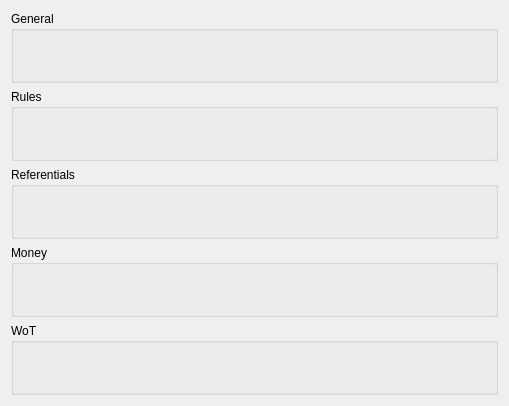
<?xml version="1.0" encoding="UTF-8"?>
<ui version="4.0">
 <class>Form</class>
 <widget class="QWidget" name="Form">
  <property name="geometry">
   <rect>
    <x>0</x>
    <y>0</y>
    <width>509</width>
    <height>406</height>
   </rect>
  </property>
  <property name="windowTitle">
   <string>Form</string>
  </property>
  <layout class="QVBoxLayout" name="verticalLayout">
   <item>
    <widget class="QGroupBox" name="group_general">
     <property name="styleSheet">
      <string notr="true"/>
     </property>
     <property name="title">
      <string>General</string>
     </property>
     <property name="flat">
      <bool>false</bool>
     </property>
     <layout class="QVBoxLayout" name="verticalLayout_2">
      <item>
       <widget class="QLabel" name="label_general">
        <property name="text">
         <string/>
        </property>
        <property name="scaledContents">
         <bool>false</bool>
        </property>
        <property name="alignment">
         <set>Qt::AlignLeading|Qt::AlignLeft|Qt::AlignTop</set>
        </property>
       </widget>
      </item>
     </layout>
    </widget>
   </item>
   <item>
    <widget class="QGroupBox" name="group_rules">
     <property name="title">
      <string>Rules</string>
     </property>
     <layout class="QVBoxLayout" name="verticalLayout_6">
      <item>
       <widget class="QLabel" name="label_rules">
        <property name="text">
         <string/>
        </property>
        <property name="alignment">
         <set>Qt::AlignLeading|Qt::AlignLeft|Qt::AlignTop</set>
        </property>
       </widget>
      </item>
     </layout>
    </widget>
   </item>
   <item>
    <widget class="QGroupBox" name="group_referentials">
     <property name="title">
      <string>Referentials</string>
     </property>
     <layout class="QGridLayout" name="gridLayout_2">
      <item row="0" column="0">
       <widget class="QLabel" name="label_referentials">
        <property name="text">
         <string/>
        </property>
       </widget>
      </item>
     </layout>
    </widget>
   </item>
   <item>
    <widget class="QGroupBox" name="group_money">
     <property name="title">
      <string>Money</string>
     </property>
     <layout class="QVBoxLayout" name="verticalLayout_3">
      <item>
       <widget class="QLabel" name="label_money">
        <property name="text">
         <string/>
        </property>
        <property name="alignment">
         <set>Qt::AlignLeading|Qt::AlignLeft|Qt::AlignTop</set>
        </property>
       </widget>
      </item>
     </layout>
    </widget>
   </item>
   <item>
    <widget class="QGroupBox" name="group_wot">
     <property name="title">
      <string>WoT</string>
     </property>
     <layout class="QVBoxLayout" name="verticalLayout_4">
      <item>
       <widget class="QLabel" name="label_wot">
        <property name="text">
         <string/>
        </property>
        <property name="alignment">
         <set>Qt::AlignLeading|Qt::AlignLeft|Qt::AlignTop</set>
        </property>
       </widget>
      </item>
     </layout>
    </widget>
   </item>
  </layout>
 </widget>
 <resources/>
 <connections/>
</ui>
